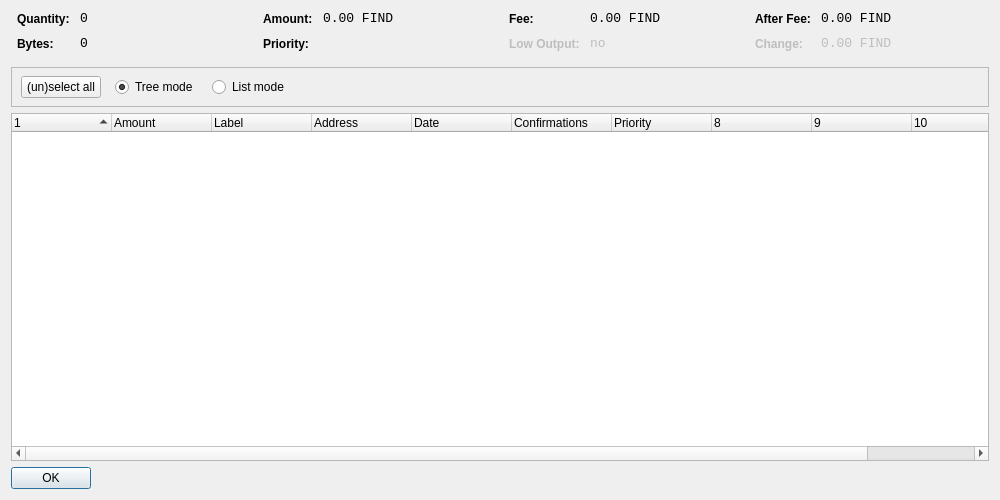
<?xml version="1.0" encoding="UTF-8"?>
<ui version="4.0">
 <class>CoinControlDialog</class>
 <widget class="QDialog" name="CoinControlDialog">
  <property name="geometry">
   <rect>
    <x>0</x>
    <y>0</y>
    <width>1000</width>
    <height>500</height>
   </rect>
  </property>
  <property name="windowTitle">
   <string>Coin Control</string>
  </property>
  <layout class="QVBoxLayout" name="verticalLayout">
   <item>
    <layout class="QHBoxLayout" name="horizontalLayoutTop" stretch="0,0,0,0">
     <property name="topMargin">
      <number>0</number>
     </property>
     <property name="bottomMargin">
      <number>10</number>
     </property>
     <item>
      <layout class="QFormLayout" name="formLayoutCoinControl1">
       <property name="horizontalSpacing">
        <number>10</number>
       </property>
       <property name="verticalSpacing">
        <number>10</number>
       </property>
       <property name="leftMargin">
        <number>6</number>
       </property>
       <property name="rightMargin">
        <number>6</number>
       </property>
       <item row="0" column="0">
        <widget class="QLabel" name="labelCoinControlQuantityText">
         <property name="styleSheet">
          <string notr="true">font-weight:bold;</string>
         </property>
         <property name="text">
          <string>Quantity:</string>
         </property>
        </widget>
       </item>
       <item row="0" column="1">
        <widget class="QLabel" name="labelCoinControlQuantity">
         <property name="font">
          <font>
           <family>Monospace</family>
           <pointsize>10</pointsize>
          </font>
         </property>
         <property name="cursor">
          <cursorShape>IBeamCursor</cursorShape>
         </property>
         <property name="contextMenuPolicy">
          <enum>Qt::ActionsContextMenu</enum>
         </property>
         <property name="text">
          <string notr="true">0</string>
         </property>
         <property name="textInteractionFlags">
          <set>Qt::LinksAccessibleByMouse|Qt::TextSelectableByKeyboard|Qt::TextSelectableByMouse</set>
         </property>
        </widget>
       </item>
       <item row="1" column="0">
        <widget class="QLabel" name="labelCoinControlBytesText">
         <property name="styleSheet">
          <string notr="true">font-weight:bold;</string>
         </property>
         <property name="text">
          <string>Bytes:</string>
         </property>
        </widget>
       </item>
       <item row="1" column="1">
        <widget class="QLabel" name="labelCoinControlBytes">
         <property name="font">
          <font>
           <family>Monospace</family>
           <pointsize>10</pointsize>
          </font>
         </property>
         <property name="cursor">
          <cursorShape>IBeamCursor</cursorShape>
         </property>
         <property name="contextMenuPolicy">
          <enum>Qt::ActionsContextMenu</enum>
         </property>
         <property name="text">
          <string notr="true">0</string>
         </property>
         <property name="textInteractionFlags">
          <set>Qt::LinksAccessibleByMouse|Qt::TextSelectableByKeyboard|Qt::TextSelectableByMouse</set>
         </property>
        </widget>
       </item>
      </layout>
     </item>
     <item>
      <layout class="QFormLayout" name="formLayoutCoinControl2">
       <property name="horizontalSpacing">
        <number>10</number>
       </property>
       <property name="verticalSpacing">
        <number>10</number>
       </property>
       <property name="leftMargin">
        <number>6</number>
       </property>
       <property name="rightMargin">
        <number>6</number>
       </property>
       <item row="0" column="0">
        <widget class="QLabel" name="labelCoinControlAmountText">
         <property name="styleSheet">
          <string notr="true">font-weight:bold;</string>
         </property>
         <property name="text">
          <string>Amount:</string>
         </property>
        </widget>
       </item>
       <item row="0" column="1">
        <widget class="QLabel" name="labelCoinControlAmount">
         <property name="font">
          <font>
           <family>Monospace</family>
           <pointsize>10</pointsize>
          </font>
         </property>
         <property name="cursor">
          <cursorShape>IBeamCursor</cursorShape>
         </property>
         <property name="contextMenuPolicy">
          <enum>Qt::ActionsContextMenu</enum>
         </property>
         <property name="text">
          <string notr="true">0.00 FIND</string>
         </property>
         <property name="textInteractionFlags">
          <set>Qt::LinksAccessibleByMouse|Qt::TextSelectableByKeyboard|Qt::TextSelectableByMouse</set>
         </property>
        </widget>
       </item>
       <item row="1" column="0">
        <widget class="QLabel" name="labelCoinControlPriorityText">
         <property name="styleSheet">
          <string notr="true">font-weight:bold;</string>
         </property>
         <property name="text">
          <string>Priority:</string>
         </property>
        </widget>
       </item>
       <item row="1" column="1">
        <widget class="QLabel" name="labelCoinControlPriority">
         <property name="font">
          <font>
           <family>Monospace</family>
           <pointsize>10</pointsize>
          </font>
         </property>
         <property name="cursor">
          <cursorShape>IBeamCursor</cursorShape>
         </property>
         <property name="contextMenuPolicy">
          <enum>Qt::ActionsContextMenu</enum>
         </property>
         <property name="text">
          <string/>
         </property>
         <property name="textInteractionFlags">
          <set>Qt::LinksAccessibleByMouse|Qt::TextSelectableByKeyboard|Qt::TextSelectableByMouse</set>
         </property>
        </widget>
       </item>
      </layout>
     </item>
     <item>
      <layout class="QFormLayout" name="formLayoutCoinControl3">
       <property name="horizontalSpacing">
        <number>10</number>
       </property>
       <property name="verticalSpacing">
        <number>10</number>
       </property>
       <property name="leftMargin">
        <number>6</number>
       </property>
       <property name="rightMargin">
        <number>6</number>
       </property>
       <item row="0" column="0">
        <widget class="QLabel" name="labelCoinControlFeeText">
         <property name="styleSheet">
          <string notr="true">font-weight:bold;</string>
         </property>
         <property name="text">
          <string>Fee:</string>
         </property>
        </widget>
       </item>
       <item row="0" column="1">
        <widget class="QLabel" name="labelCoinControlFee">
         <property name="font">
          <font>
           <family>Monospace</family>
           <pointsize>10</pointsize>
          </font>
         </property>
         <property name="cursor">
          <cursorShape>IBeamCursor</cursorShape>
         </property>
         <property name="contextMenuPolicy">
          <enum>Qt::ActionsContextMenu</enum>
         </property>
         <property name="text">
          <string notr="true">0.00 FIND</string>
         </property>
         <property name="textInteractionFlags">
          <set>Qt::LinksAccessibleByMouse|Qt::TextSelectableByKeyboard|Qt::TextSelectableByMouse</set>
         </property>
        </widget>
       </item>
       <item row="1" column="0">
        <widget class="QLabel" name="labelCoinControlLowOutputText">
         <property name="enabled">
          <bool>false</bool>
         </property>
         <property name="styleSheet">
          <string notr="true">font-weight:bold;</string>
         </property>
         <property name="text">
          <string>Low Output:</string>
         </property>
        </widget>
       </item>
       <item row="1" column="1">
        <widget class="QLabel" name="labelCoinControlLowOutput">
         <property name="enabled">
          <bool>false</bool>
         </property>
         <property name="font">
          <font>
           <family>Monospace</family>
           <pointsize>10</pointsize>
          </font>
         </property>
         <property name="cursor">
          <cursorShape>IBeamCursor</cursorShape>
         </property>
         <property name="contextMenuPolicy">
          <enum>Qt::ActionsContextMenu</enum>
         </property>
         <property name="text">
          <string notr="true">no</string>
         </property>
         <property name="textInteractionFlags">
          <set>Qt::LinksAccessibleByMouse|Qt::TextSelectableByKeyboard|Qt::TextSelectableByMouse</set>
         </property>
        </widget>
       </item>
      </layout>
     </item>
     <item>
      <layout class="QFormLayout" name="formLayoutCoinControl4">
       <property name="horizontalSpacing">
        <number>10</number>
       </property>
       <property name="verticalSpacing">
        <number>10</number>
       </property>
       <property name="leftMargin">
        <number>6</number>
       </property>
       <property name="rightMargin">
        <number>6</number>
       </property>
       <item row="0" column="0">
        <widget class="QLabel" name="labelCoinControlAfterFeeText">
         <property name="styleSheet">
          <string notr="true">font-weight:bold;</string>
         </property>
         <property name="text">
          <string>After Fee:</string>
         </property>
        </widget>
       </item>
       <item row="0" column="1">
        <widget class="QLabel" name="labelCoinControlAfterFee">
         <property name="font">
          <font>
           <family>Monospace</family>
           <pointsize>10</pointsize>
          </font>
         </property>
         <property name="cursor">
          <cursorShape>IBeamCursor</cursorShape>
         </property>
         <property name="contextMenuPolicy">
          <enum>Qt::ActionsContextMenu</enum>
         </property>
         <property name="text">
          <string notr="true">0.00 FIND</string>
         </property>
         <property name="textInteractionFlags">
          <set>Qt::LinksAccessibleByMouse|Qt::TextSelectableByKeyboard|Qt::TextSelectableByMouse</set>
         </property>
        </widget>
       </item>
       <item row="1" column="0">
        <widget class="QLabel" name="labelCoinControlChangeText">
         <property name="enabled">
          <bool>false</bool>
         </property>
         <property name="styleSheet">
          <string notr="true">font-weight:bold;</string>
         </property>
         <property name="text">
          <string>Change:</string>
         </property>
        </widget>
       </item>
       <item row="1" column="1">
        <widget class="QLabel" name="labelCoinControlChange">
         <property name="enabled">
          <bool>false</bool>
         </property>
         <property name="font">
          <font>
           <family>Monospace</family>
           <pointsize>10</pointsize>
          </font>
         </property>
         <property name="cursor">
          <cursorShape>IBeamCursor</cursorShape>
         </property>
         <property name="contextMenuPolicy">
          <enum>Qt::ActionsContextMenu</enum>
         </property>
         <property name="text">
          <string notr="true">0.00 FIND</string>
         </property>
         <property name="textInteractionFlags">
          <set>Qt::LinksAccessibleByMouse|Qt::TextSelectableByKeyboard|Qt::TextSelectableByMouse</set>
         </property>
        </widget>
       </item>
      </layout>
     </item>
    </layout>
   </item>
   <item>
    <widget class="QFrame" name="frame">
     <property name="minimumSize">
      <size>
       <width>0</width>
       <height>40</height>
      </size>
     </property>
     <property name="frameShape">
      <enum>QFrame::StyledPanel</enum>
     </property>
     <property name="frameShadow">
      <enum>QFrame::Sunken</enum>
     </property>
     <widget class="QWidget" name="horizontalLayoutWidget">
      <property name="geometry">
       <rect>
        <x>10</x>
        <y>0</y>
        <width>781</width>
        <height>41</height>
       </rect>
      </property>
      <layout class="QHBoxLayout" name="horizontalLayoutPanel" stretch="0,0,0,0,0">
       <property name="spacing">
        <number>14</number>
       </property>
       <item>
        <widget class="QPushButton" name="pushButtonSelectAll">
         <property name="sizePolicy">
          <sizepolicy hsizetype="Maximum" vsizetype="Fixed">
           <horstretch>0</horstretch>
           <verstretch>0</verstretch>
          </sizepolicy>
         </property>
         <property name="text">
          <string>(un)select all</string>
         </property>
        </widget>
       </item>
       <item>
        <widget class="QRadioButton" name="radioTreeMode">
         <property name="sizePolicy">
          <sizepolicy hsizetype="Maximum" vsizetype="Fixed">
           <horstretch>0</horstretch>
           <verstretch>0</verstretch>
          </sizepolicy>
         </property>
         <property name="text">
          <string>Tree mode</string>
         </property>
         <property name="checked">
          <bool>true</bool>
         </property>
        </widget>
       </item>
       <item>
        <widget class="QRadioButton" name="radioListMode">
         <property name="sizePolicy">
          <sizepolicy hsizetype="Maximum" vsizetype="Fixed">
           <horstretch>0</horstretch>
           <verstretch>0</verstretch>
          </sizepolicy>
         </property>
         <property name="text">
          <string>List mode</string>
         </property>
        </widget>
       </item>
       <item>
        <spacer name="horizontalSpacer">
         <property name="orientation">
          <enum>Qt::Horizontal</enum>
         </property>
         <property name="sizeHint" stdset="0">
          <size>
           <width>40</width>
           <height>20</height>
          </size>
         </property>
        </spacer>
       </item>
      </layout>
     </widget>
    </widget>
   </item>
   <item>
    <widget class="CoinControlTreeWidget" name="treeWidget">
     <property name="contextMenuPolicy">
      <enum>Qt::CustomContextMenu</enum>
     </property>
     <property name="sortingEnabled">
      <bool>false</bool>
     </property>
     <property name="columnCount">
      <number>11</number>
     </property>
     <attribute name="headerShowSortIndicator" stdset="0">
      <bool>true</bool>
     </attribute>
     <attribute name="headerStretchLastSection">
      <bool>false</bool>
     </attribute>
     <column>
      <property name="text">
       <string/>
      </property>
     </column>
     <column>
      <property name="text">
       <string>Amount</string>
      </property>
     </column>
     <column>
      <property name="text">
       <string>Label</string>
      </property>
     </column>
     <column>
      <property name="text">
       <string>Address</string>
      </property>
     </column>
     <column>
      <property name="text">
       <string>Date</string>
      </property>
     </column>
     <column>
      <property name="text">
       <string>Confirmations</string>
      </property>
      <property name="toolTip">
       <string>Confirmed</string>
      </property>
     </column>
     <column>
      <property name="text">
       <string>Priority</string>
      </property>
     </column>
     <column>
      <property name="text">
       <string/>
      </property>
     </column>
     <column>
      <property name="text">
       <string/>
      </property>
     </column>
     <column>
      <property name="text">
       <string/>
      </property>
     </column>
     <column>
      <property name="text">
       <string/>
      </property>
     </column>
    </widget>
   </item>
   <item>
    <widget class="QDialogButtonBox" name="buttonBox">
     <property name="sizePolicy">
      <sizepolicy hsizetype="Maximum" vsizetype="Fixed">
       <horstretch>0</horstretch>
       <verstretch>0</verstretch>
      </sizepolicy>
     </property>
     <property name="orientation">
      <enum>Qt::Horizontal</enum>
     </property>
     <property name="standardButtons">
      <set>QDialogButtonBox::Ok</set>
     </property>
    </widget>
   </item>
  </layout>
 </widget>
 <customwidgets>
  <customwidget>
   <class>CoinControlTreeWidget</class>
   <extends>QTreeWidget</extends>
   <header>coincontroltreewidget.h</header>
  </customwidget>
 </customwidgets>
 <resources/>
 <connections/>
</ui>
